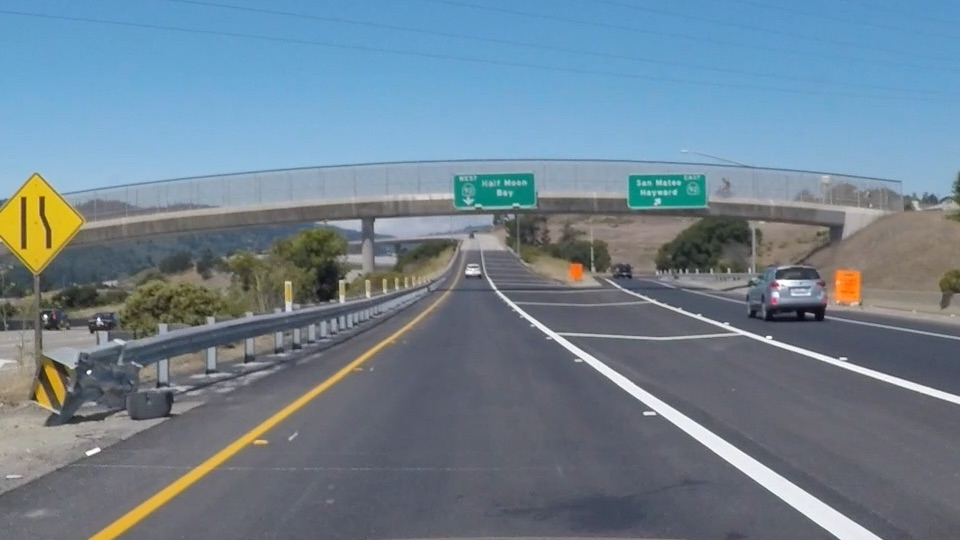
#> input picture res/exit-ramp.jpg, 960 x 540 px, given in place of the camera
$ jupyter execute opencv-test.ipynb   (text cells are left out)
#> lines starting #> are read from the running program, lines starting #| are printed output that depends on the picture; after the words box and inside, x2 and y2 are one past the last pixel; in counts of white or black regions, pixels touching at a corner belong together
[cell 1]
import cv2
import numpy as np

cap = cv2.VideoCapture(0)

while(1):

    #Take each frame
    _, frame = cap.read()
#> frame is the input picture: shape (540, 960, 3); mean B, G, R 144.4, 130.2, 111.3

    # Convert BGR to HSV
    hsv = cv2.cvtColor(frame, cv2.COLOR_BGR2HSV)
#> hsv: shape (540, 960, 3); mean H, S, V 94.6, 64.8, 150.2

    # define range of blue color in HSV
    lower_blue = np.array([110,50,50])
    upper_blue = np.array([130,255,255])

    # Threshold the HSV image to get only blue colors
    mask = cv2.inRange(hsv, lower_blue, upper_blue)
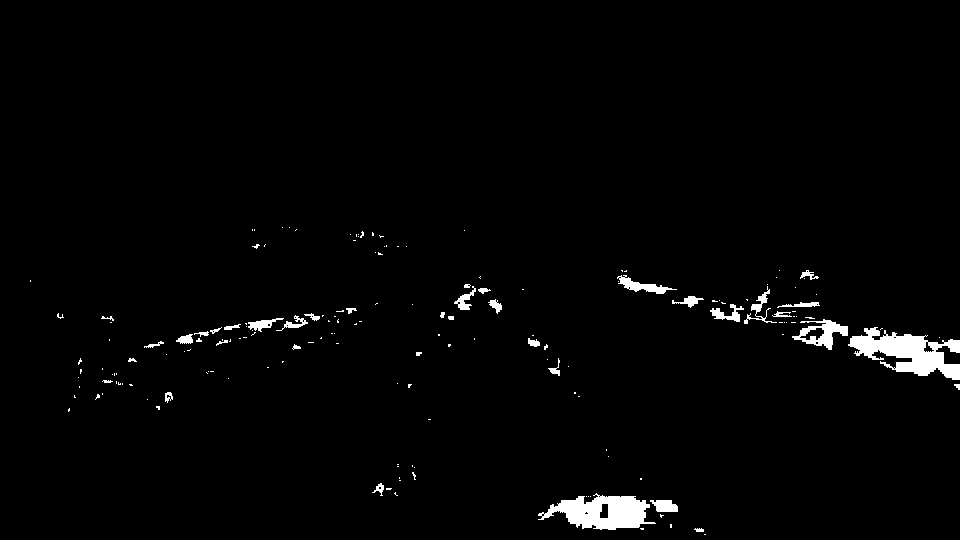
#> mask: shape (540, 960); 1.9% white; 171 white regions (133 under 20 px), largest, box (x1, y1, x2, y2) and area: (848, 327, 960, 380) 2913, (538, 493, 656, 530) 2484, (792, 319, 848, 350) 719

    # Bitwise-AND mask and original image
    res = cv2.bitwise_and(frame,frame, mask= mask)
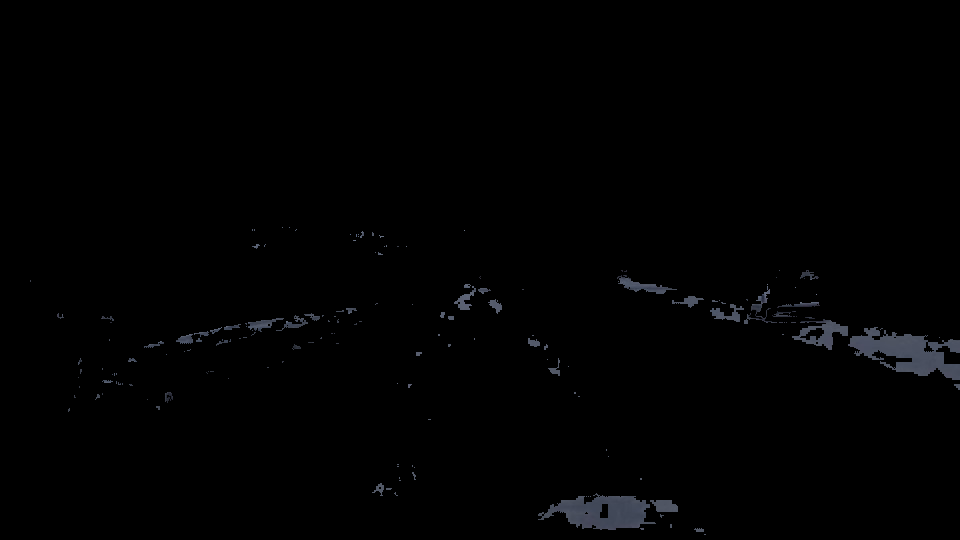
#> res: shape (540, 960, 3); mean B, G, R 1.8, 1.5, 1.4
    cv2.imshow('frame',frame)
    cv2.imshow('mask',mask)
    cv2.imshow('res',res)
    k = cv2.waitKey(5) & 0xFF
#> (key Esc is pressed here)

    # ESC to skip video capture
    if k == 27:
        break

cv2.destroyAllWindows()

[cell 2]
import cv2
import numpy as np

img = cv2.imread('res/test01.jpg', cv2.IMREAD_COLOR)
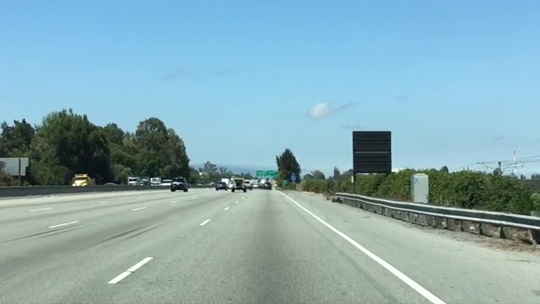
#> input picture res/test01.jpg, 540 x 304 px
#> img is the input picture: shape (304, 540, 3); mean B, G, R 179.2, 171.1, 135.5
contours = np.array([[0, 100], [100, 100], [100, 0]])
tt = cv2.fillPoly(img, pts = [contours], color = (0, 0, 255))
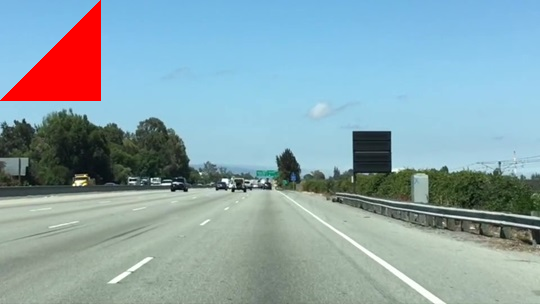
#> tt: shape (304, 540, 3); mean B, G, R 171.8, 164.8, 139
cv2.circle(tt, (0, 100), 20, (255,0,0), -1)
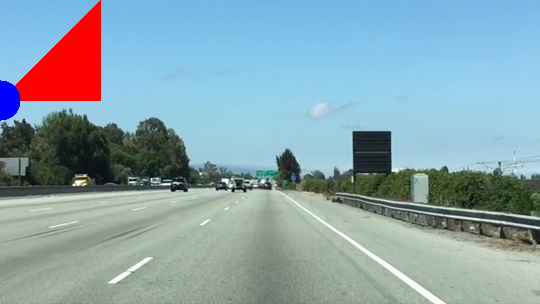
#> tt: shape (304, 540, 3); 0.4% of pixels changed, all inside (x1, y1, x2, y2) = (0, 80, 21, 121)
imS = cv2.resize(tt, (560, 240))
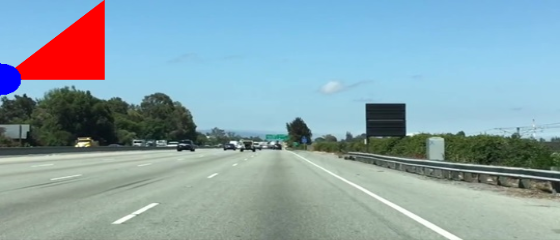
#> imS: shape (240, 560, 3); mean B, G, R 172, 164.1, 138.2
cv2.imshow('rCopy', imS)
cv2.waitKey()

[cell 3]
import cv2
import numpy as np

img=cv2.imread('res/test01.jpg', cv2.IMREAD_COLOR)
lineThickness = 2
cv2.line(img, (0, 0), (200, 200), (0, 0, 0), lineThickness)
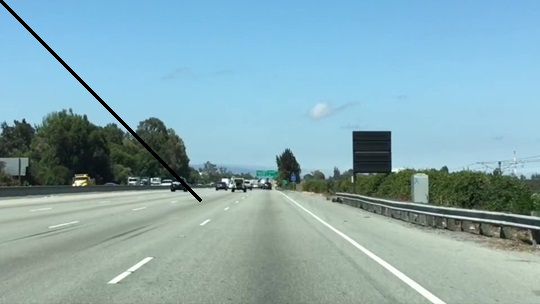
#> img: shape (304, 540, 3); 0.61% of pixels changed, all inside (x1, y1, x2, y2) = (0, 0, 202, 202)
imS = cv2.resize(img, (560, 240))
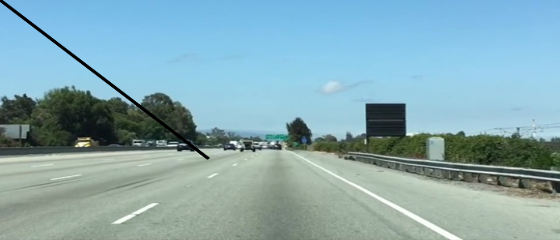
#> imS: shape (240, 560, 3); mean B, G, R 178, 170, 134.7
cv2.imshow('rCopy', imS)
cv2.waitKey()

[cell 4]
import cv2
import numpy as np

img = cv2.imread('res/test01.jpg', cv2.IMREAD_COLOR)
overlay = img.copy()
output = img.copy()
cv2.rectangle(overlay, (420, 205), (595, 385), (0, 0, 255), -1)
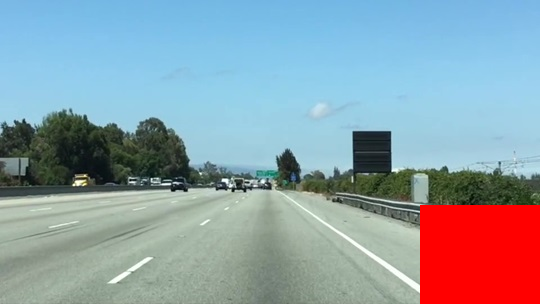
#> overlay: shape (304, 540, 3); 7.24% of pixels changed, all inside (x1, y1, x2, y2) = (420, 205, 540, 304)
cv2.addWeighted(overlay, 0.5, output, 0.5, 0, output)
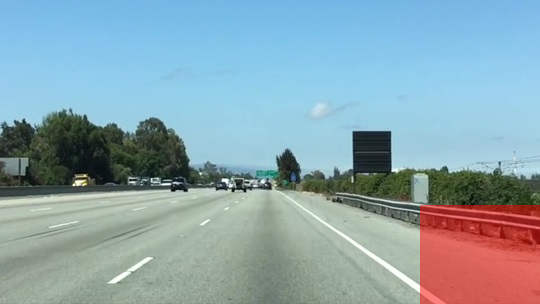
#> output: shape (304, 540, 3); 7.24% of pixels changed, all inside (x1, y1, x2, y2) = (420, 205, 540, 304)
cv2.imshow('rCopy', output)
cv2.waitKey()
